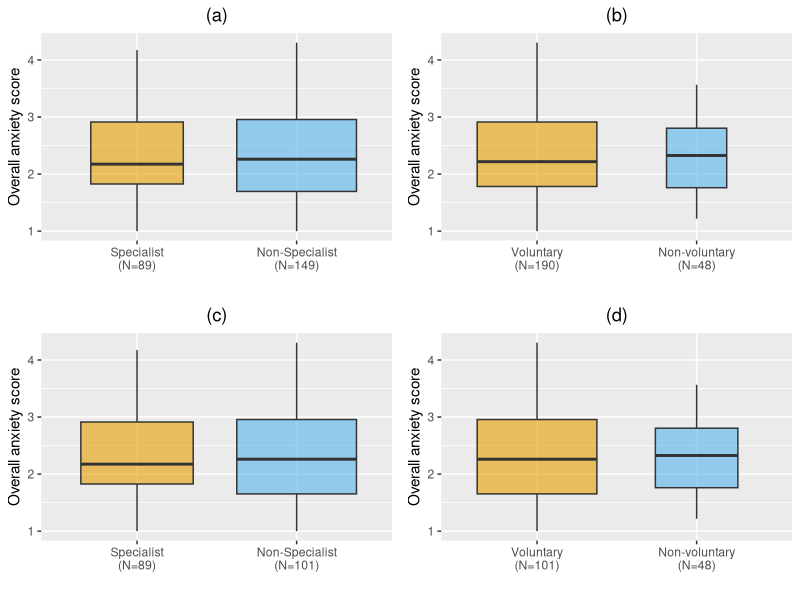
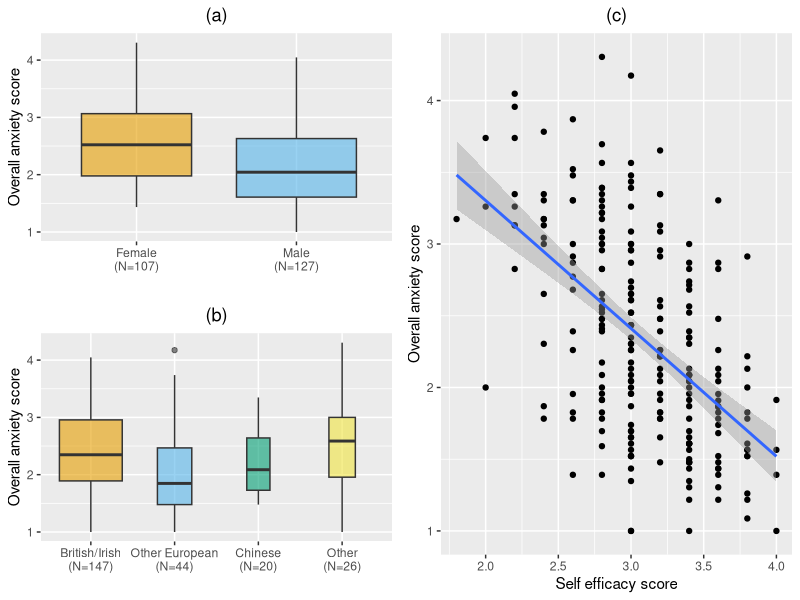
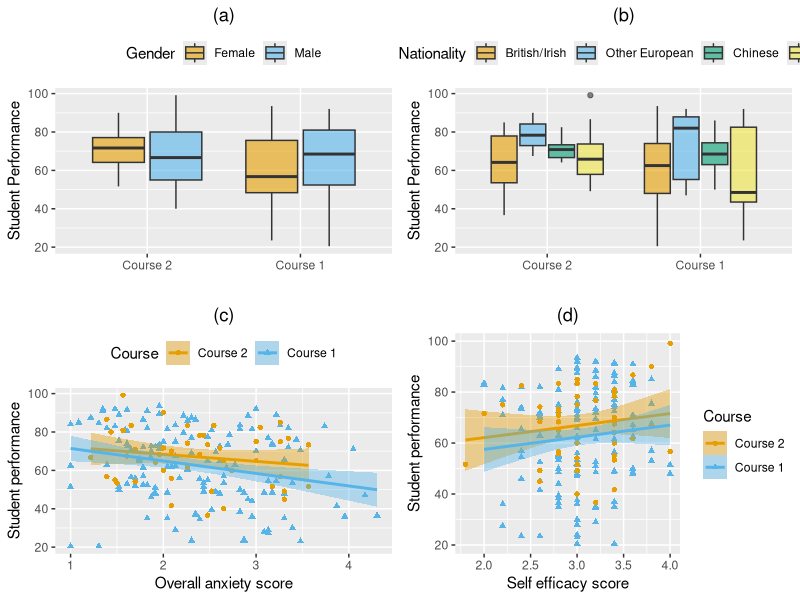
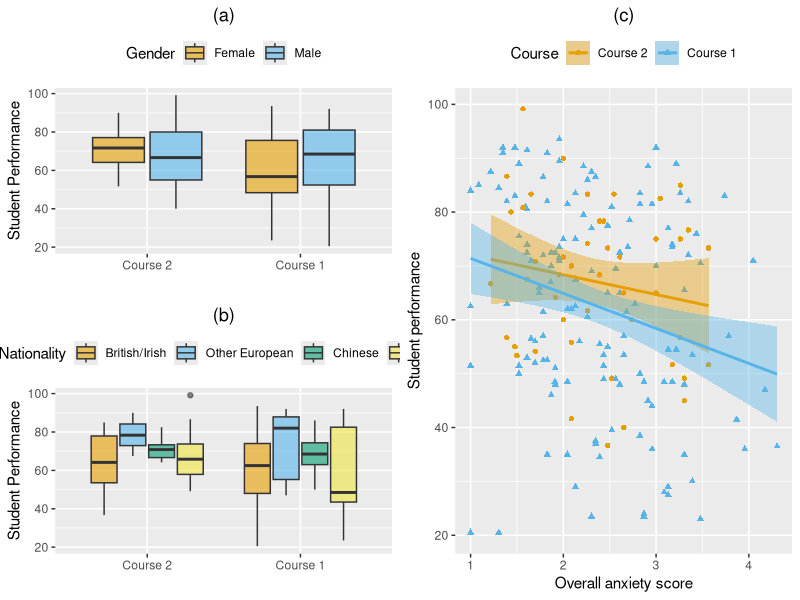
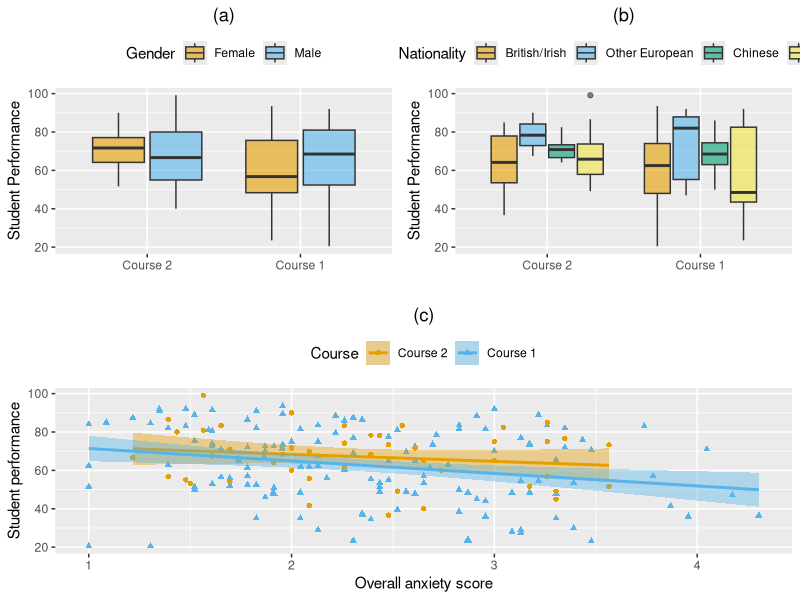
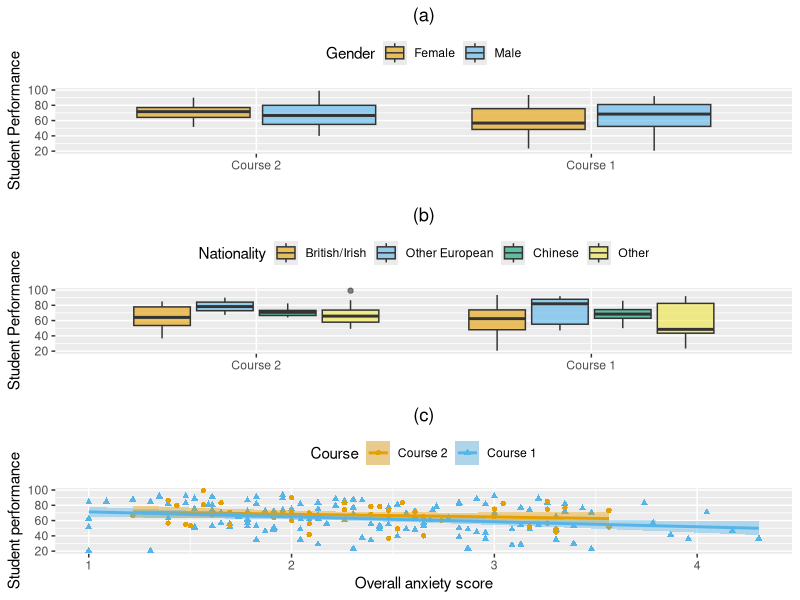
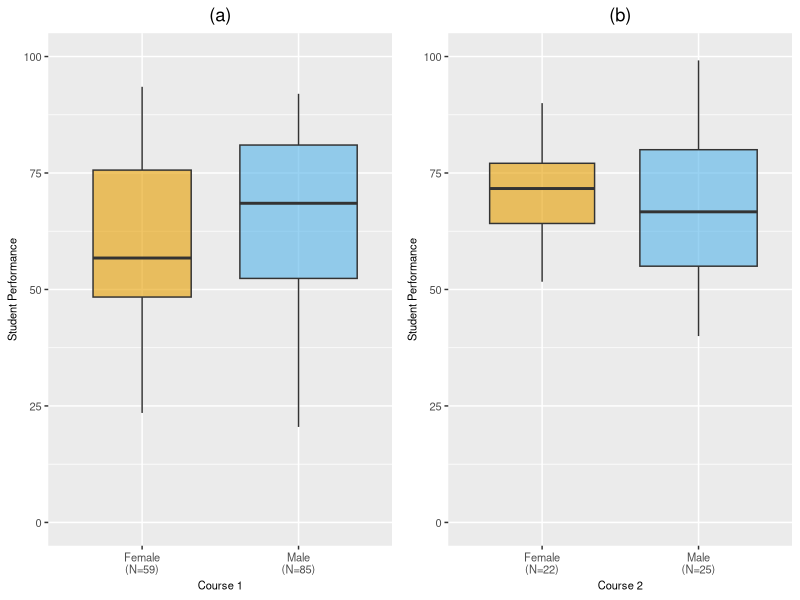
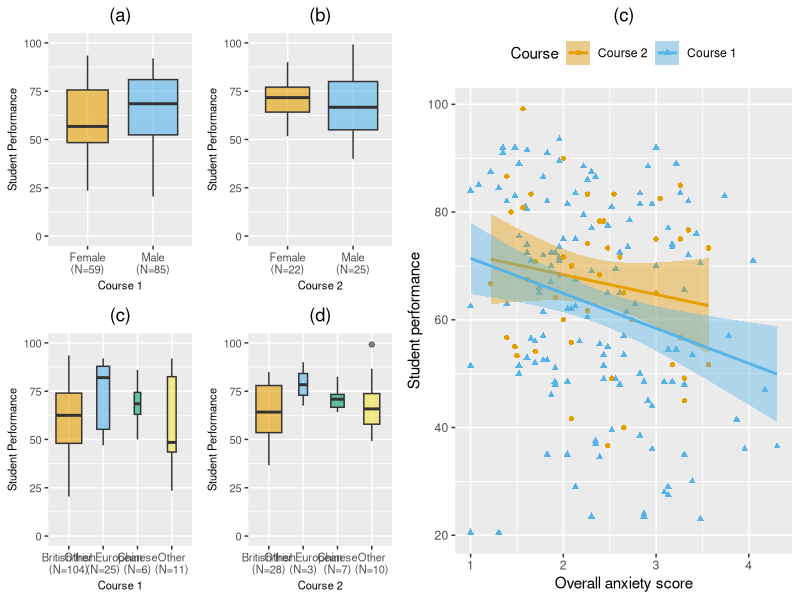

Write the R code that produced these figures, in order.
# Exploratory analysis for stats anxiety paper


# libraries
library(tidyverse)
library(gridExtra)
library(ggpubr)

# Load in data
survey_data <- read.csv("survey_data.csv")
dim(survey_data)

# Tidy data
survey_data$Statistics <- as.factor(survey_data$Statistics)
survey_data$Mathematics <- as.factor(survey_data$Mathematics)
survey_data$Nationality <- as.factor(survey_data$Nationality)
survey_data$Course <- as.factor(survey_data$Course)
survey_data$Specialist <- as.factor(survey_data$Specialist)
survey_data$Voluntary <- as.factor(survey_data$Voluntary)
survey_data$Gender <- as.factor(survey_data$Gender)

survey_data$Nationality <- factor(survey_data$Nationality,levels=levels(survey_data$Nationality)[c(1,4,2,3)],ordered=F)
survey_data$Course <- factor(survey_data$Course,levels=rev(levels(survey_data$Course)),ordered=F)
survey_data$Specialist <- factor(survey_data$Specialist,levels=rev(levels(survey_data$Specialist)),ordered=F)
survey_data$Voluntary <- factor(survey_data$Voluntary,levels=rev(levels(survey_data$Voluntary)),ordered=F)
survey_data$Year.of.Study <- factor(survey_data$Year.of.Study, ordered=F, 
                                    levels=c("Year 1", "Year 2", "Year 3", "Year 4", "Masters year"))



# Subsetted data for voluntary & non-specialist cases
survey_volun <- survey_data[survey_data$Voluntary=="Voluntary",]
survey_volun$Voluntary <- droplevels(survey_volun$Voluntary)
survey_spec <- survey_data[survey_data$Specialist=="Non-Specialist",]
survey_spec$Specialist <- droplevels(survey_spec$Specialist)
survey_performance <- survey_data[survey_data$Course!="Course 3",]
survey_performance$Course <- droplevels(survey_performance$Course)


# Initial plots #

# Set up generic plot commands 

# Set colour-blind friendly palette
cbPalette <- c("#E69F00", "#56B4E9", "#009E73", "#F0E442", "#0072B2", "#D55E00", "#CC79A7")

##        ##
# Figure 1 #
##        ##

# Figure 1(a)
# prepare a special xlab with the number of obs for each group
my_xlab1a <- paste(levels(survey_data$Specialist),"\n(N=",table(survey_data$Specialist),")",sep="")
f1a <- ggplot(data=survey_data, aes(x=Specialist,y=SA.mean,fill=Specialist)) + 
  ylab("Overall anxiety score") + xlab("")+
  geom_boxplot(varwidth = TRUE, alpha=0.6)+
  theme(legend.position="none") +
  scale_x_discrete(labels=my_xlab1a) + 
  scale_fill_manual(values=cbPalette) + 
  ggtitle("(a)") + 
  theme(plot.title = element_text(hjust = 0.5))

# Figure 1(b)
my_xlab1b <- paste(levels(survey_data$Voluntary),"\n(N=",table(survey_data$Voluntary),")",sep="")
f1b <- ggplot(data=survey_data, aes(x=Voluntary, y=SA.mean,fill=Voluntary)) + 
  ylab("Overall anxiety score") + xlab("")+
  geom_boxplot(varwidth = TRUE, alpha=0.6)+
  theme(legend.position="none") +
  scale_x_discrete(labels=my_xlab1b)+ 
  scale_fill_manual(values=cbPalette)+ 
  ggtitle("(b)") + 
  theme(plot.title = element_text(hjust = 0.5))


# Figure 1(c)
my_xlab1c <- paste(levels(survey_volun$Specialist),"\n(N=",table(survey_volun$Specialist),")",sep="")
f1c <- ggplot(data=survey_volun, aes(x=Specialist,y=SA.mean,fill=Specialist)) + 
  ylab("Overall anxiety score") + xlab("")+
  geom_boxplot(varwidth = TRUE, alpha=0.6)+
  theme(legend.position="none") +
  scale_x_discrete(labels=my_xlab1c)+ 
  scale_fill_manual(values=cbPalette)+ 
  ggtitle("(c)") + 
  theme(plot.title = element_text(hjust = 0.5))

# Figure 1(d)
my_xlab1d <- paste(levels(survey_spec$Voluntary),"\n(N=",table(survey_spec$Voluntary),")",sep="")
f1d <- ggplot(data=survey_spec, aes(x=Voluntary, y=SA.mean,fill=Voluntary)) + 
  ylab("Overall anxiety score") + xlab("")+
  geom_boxplot(varwidth = TRUE, alpha=0.6)+
  theme(legend.position="none") +
  scale_x_discrete(labels=my_xlab1d)+ 
  scale_fill_manual(values=cbPalette)+ 
  ggtitle("(d)") + 
  theme(plot.title = element_text(hjust = 0.5))


# Arrange fig 1 plots in grid
grid.arrange(f1a,f1b,f1c,f1d,nrow=2,ncol=2)

##        ##
# Figure 2 #
##        ##

# Figure 2(a)
my_xlab2a <- paste(levels(survey_data$Gender),"\n(N=",table(survey_data$Gender),")",sep="")
f2a <- survey_data %>% 
  drop_na(Gender) %>%
  ggplot(aes(x=Gender, y=SA.mean,fill=Gender)) + 
  ylab("Overall anxiety score") + xlab("")+
  geom_boxplot(varwidth = TRUE, alpha=0.6)+
  theme(legend.position="none") +
  scale_x_discrete(labels=my_xlab2a)+ 
  scale_fill_manual(values=cbPalette)+ 
  ggtitle("(a)") + 
  theme(plot.title = element_text(hjust = 0.5))


# Figure 2(b)
my_xlab2b <- paste(levels(survey_data$Nationality),"\n(N=",table(survey_data$Nationality),")",sep="")
f2b <- survey_data %>% 
  drop_na(Nationality) %>%
  ggplot(aes(x=Nationality, y=SA.mean,fill=Nationality)) + 
  ylab("Overall anxiety score") + xlab("")+
  geom_boxplot(varwidth = TRUE, alpha=0.6)+
  theme(legend.position="none") +
  scale_x_discrete(labels=my_xlab2b)+ 
  scale_fill_manual(values=cbPalette)+ 
  ggtitle("(b)") + 
  theme(plot.title = element_text(hjust = 0.5))

# Figure 2(c)
f2c <- ggplot(survey_data,aes(x=SE.mean,y=SA.mean)) + geom_point() +
  ylab("Overall anxiety score") + xlab("Self efficacy score") + 
  geom_smooth(method="lm") +   ggtitle("(c)") + 
  theme(plot.title = element_text(hjust = 0.5))

# Arrange Fig 2 plots in grid
ggarrange(ggarrange(f2a,f2b,nrow=2),f2c,ncol=2)

##        ##
# Figure 3 #   STUDENT PERFORMANCE
##        ##

## THIS PLOT IS DROPPED
# Figure 3(a)  # PROBABLY DROP THIS PLOT
#my_xlab <- paste(levels(survey_performance$Course),"\n(N=",table(survey_performance$Course),")",sep="")
#f3a <- survey_performance %>% 
# drop_na(Course) %>%
#drop_na(Exam) %>%
#ggplot(aes(x=Course, y=Exam)) + 
#ylab("Student Performance") + xlab("")+
#geom_boxplot(varwidth = TRUE, alpha=0.2)+
#theme(legend.position="none") +
#scale_x_discrete(labels=my_xlab)


# NEED TO SEPARATE THE COURSES IN THE PLOTS BELOW HERE

# Figure 3(a)
my_xlab3a <- paste(levels(survey_performance$Gender),"\n(N=",table(survey_performance$Gender),")",sep="")
f3a <- survey_performance %>% 
  drop_na(Gender) %>%
  drop_na(Exam) %>%
  ggplot(aes(x=Course, y=Exam,fill=Gender)) + 
  ylab("Student Performance") + xlab("")+
  geom_boxplot(varwidth = FALSE, alpha=0.6)+
  scale_fill_manual(values=cbPalette)+ 
  ggtitle("(a)") + 
  theme(legend.position="top") +
  theme(plot.title = element_text(hjust = 0.5))+
  #  theme(legend.title = element_blank())+
  NULL   # identity() to end %>%



# Figure 3(b)
my_xlab3b <- paste(levels(survey_performance$Nationality),"\n(N=",table(survey_performance$Nationality),")",sep="")
f3b <- survey_performance %>% 
  drop_na(Nationality) %>%
  drop_na(Exam) %>%
  ggplot(aes(x=Course, y=Exam,fill=Nationality)) + 
  ylab("Student Performance") + xlab("")+
  geom_boxplot(varwidth = FALSE, alpha=0.6)+
  scale_fill_manual(values=cbPalette)+ 
  ggtitle("(b)") + 
  theme(legend.position="top") +
  theme(plot.title = element_text(hjust = 0.5))+ 
  #  theme(legend.text = element_text(size=5))+
  #  theme(legend.title = element_blank())+
  #  theme(legend.key.size = unit(0.5, 'cm'))+
  #coord_flip()+
  NULL   # identity() to end %>%

# Figure 3(c)
f3c <- ggplot(survey_performance,aes(y=Exam,x=SA.mean,fill=Course,color=Course,shape=Course)) + geom_point() +
  xlab("Overall anxiety score") + ylab("Student performance") + 
  geom_smooth(method="lm")+ 
  ggtitle("(c)") + 
  theme(plot.title = element_text(hjust = 0.5)) + 
  scale_fill_manual(values=cbPalette) + 
  scale_color_manual(values=cbPalette) + 
  theme(legend.position="top") +
  #  theme(legend.title = element_blank())+
  NULL   # identity() to end %>%



# Figure 3(d)
f3d <- ggplot(survey_performance,aes(y=Exam,x=SE.mean,fill=Course,shape=Course,color=Course)) + geom_point(aes(fill=Course)) +
  xlab("Self efficacy score") + ylab("Student performance") + 
  geom_smooth(method="lm") + 
  ggtitle("(d)") + 
  theme(plot.title = element_text(hjust = 0.5))+
  scale_fill_manual(values=cbPalette) + 
  scale_color_manual(values=cbPalette)


grid.arrange(f3a,f3b,f3c,f3d,nrow=2,ncol=2)

# Alt arrange Fig 3 plots in grid
grid.arrange(grid.arrange(f3a,f3b,nrow=2),f3c,ncol=2)

grid.arrange(grid.arrange(f3a,f3b,ncol=2),f3c,nrow=2)

grid.arrange(f3a,f3b,f3c,nrow=3)


my_theme <- theme(axis.text=element_text(size=8),
                  #        axis.text.x = element_text(size = 14),
                  axis.title.x = element_text(size = 8),
                  axis.title.y = element_text(size = 8))


# Figure 3(a1&2)
my_xlab <- paste(levels(survey_performance$Gender[survey_performance$Course=="Course 1"]),"\n(N=",table(survey_performance$Gender[survey_performance$Course=="Course 1"]),")",sep="")
f3a1 <- survey_data %>%
  filter(Course=="Course 1") %>%
  drop_na(Gender) %>%
  ggplot(aes(x=Gender, y=Exam,fill=Gender)) + 
  ylab("Student Performance") + xlab("Course 1")+
  geom_boxplot(varwidth = TRUE, alpha=0.6)+
  theme(legend.position="none") +
  scale_x_discrete(labels=my_xlab)+ 
  scale_fill_manual(values=cbPalette)+ 
  ggtitle("(a)") + 
  theme(plot.title = element_text(hjust = 0.5))+
  theme(axis.text=element_text(size=12))+
  my_theme + ylim(0,100)

my_xlab <- paste(levels(survey_performance$Gender[survey_performance$Course=="Course 2"]),"\n(N=",table(survey_performance$Gender[survey_performance$Course=="Course 2"]),")",sep="")
f3a2 <- survey_data %>%
  filter(Course=="Course 2") %>%
  drop_na(Gender) %>%
  ggplot(aes(x=Gender, y=Exam,fill=Gender)) + 
  ylab("Student Performance") + xlab("Course 2")+
  geom_boxplot(varwidth = TRUE, alpha=0.6)+
  theme(legend.position="none") +
  scale_x_discrete(labels=my_xlab)+ 
  scale_fill_manual(values=cbPalette)+ 
  ggtitle("(b)") + 
  theme(plot.title = element_text(hjust = 0.5))+
  theme(axis.text=element_text(size=12))+
  my_theme + ylim(0,100)


# Figure 3(b1&2)
my_xlab <- paste(levels(survey_performance$Nationality[survey_performance$Course=="Course 1"]),"\n(N=",table(survey_performance$Nationality[survey_performance$Course=="Course 1"]),")",sep="")
f3b1 <- survey_data %>%
  filter(Course=="Course 1") %>%
  drop_na(Nationality) %>%
  ggplot(aes(x=Nationality, y=Exam,fill=Nationality)) + 
  ylab("Student Performance") + xlab("Course 1")+
  geom_boxplot(varwidth = TRUE, alpha=0.6)+
  theme(legend.position="none") +
  scale_x_discrete(labels=my_xlab)+ 
  scale_fill_manual(values=cbPalette)+ 
  ggtitle("(c)") + 
  theme(plot.title = element_text(hjust = 0.5))+
  theme(axis.text=element_text(size=12))+
  my_theme + ylim(0,100)

my_xlab <- paste(levels(survey_performance$Nationality[survey_performance$Course=="Course 2"]),"\n(N=",table(survey_performance$Nationality[survey_performance$Course=="Course 2"]),")",sep="")
f3b2 <- survey_data %>%
  filter(Course=="Course 2") %>%
  drop_na(Nationality) %>%
  ggplot(aes(x=Nationality, y=Exam,fill=Nationality)) + 
  ylab("Student Performance") + xlab("Course 2")+
  geom_boxplot(varwidth = TRUE, alpha=0.6)+
  theme(legend.position="none") +
  scale_x_discrete(labels=my_xlab)+ 
  scale_fill_manual(values=cbPalette)+ 
  ggtitle("(d)") + 
  theme(plot.title = element_text(hjust = 0.5))+
  my_theme + ylim(0,100)

# Figure 3(e)
f3e <- ggplot(survey_performance,aes(y=Exam,x=SA.mean,fill=Course,color=Course,shape=Course)) + geom_point() +
  xlab("Overall anxiety score") + ylab("Student performance") + 
  geom_smooth(method="lm")+ 
  ggtitle("(e)") + 
  theme(plot.title = element_text(hjust = 0.5)) + 
  scale_fill_manual(values=cbPalette) + 
  scale_color_manual(values=cbPalette) + 
  theme(legend.position="bottom") +
  theme(legend.title = element_blank())+
  NULL   # identity() to end %>%

# Alt arrange Fig 3 plots in grid
grid.arrange(grid.arrange(grid.arrange(f3a1,f3a2,ncol=2),grid.arrange(f3b1,f3b2,ncol=2),nrow=2),f3c,ncol=2)

grid.arrange(grid.arrange(grid.arrange(f3a1,f3a2,ncol=2),grid.arrange(f3b1,f3b2,ncol=2),nrow=2),f3e,ncol=1)

